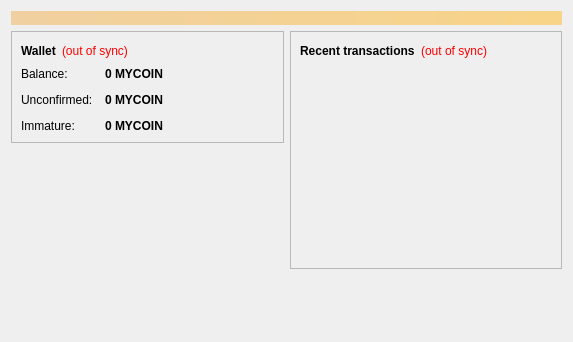
<?xml version="1.0" encoding="UTF-8"?>
<ui version="4.0">
 <class>OverviewPage</class>
 <widget class="QWidget" name="OverviewPage">
  <property name="geometry">
   <rect>
    <x>0</x>
    <y>0</y>
    <width>573</width>
    <height>342</height>
   </rect>
  </property>
  <property name="windowTitle">
   <string>Form</string>
  </property>
  <layout class="QVBoxLayout" name="topLayout">
   <item>
    <widget class="QLabel" name="labelAlerts">
     <property name="visible">
      <bool>false</bool>
     </property>
     <property name="styleSheet">
      <string notr="true">background-color: qlineargradient(x1: 0, y1: 0, x2: 1, y2: 0, stop:0 #F0D0A0, stop:1 #F8D488); color:#000000;</string>
     </property>
     <property name="wordWrap">
      <bool>true</bool>
     </property>
     <property name="margin">
      <number>3</number>
     </property>
    </widget>
   </item>
   <item>
    <layout class="QHBoxLayout" name="horizontalLayout" stretch="1,1">
     <item>
      <layout class="QVBoxLayout" name="verticalLayout_2">
       <item>
        <widget class="QFrame" name="frame">
         <property name="frameShape">
          <enum>QFrame::StyledPanel</enum>
         </property>
         <property name="frameShadow">
          <enum>QFrame::Raised</enum>
         </property>
         <layout class="QVBoxLayout" name="verticalLayout_4">
          <item>
           <layout class="QHBoxLayout" name="horizontalLayout_4">
            <item>
             <widget class="QLabel" name="label_5">
              <property name="font">
               <font>
                <weight>75</weight>
                <bold>true</bold>
               </font>
              </property>
              <property name="text">
               <string>Wallet</string>
              </property>
             </widget>
            </item>
            <item>
             <widget class="QLabel" name="labelWalletStatus">
              <property name="toolTip">
               <string>The displayed information may be out of date. Your wallet automatically synchronizes with the MalaysiaCoin network after a connection is established, but this process has not completed yet.</string>
              </property>
              <property name="styleSheet">
               <string notr="true">QLabel { color: red; }</string>
              </property>
              <property name="text">
               <string notr="true">(out of sync)</string>
              </property>
              <property name="alignment">
               <set>Qt::AlignLeading|Qt::AlignLeft|Qt::AlignVCenter</set>
              </property>
             </widget>
            </item>
            <item>
             <spacer name="horizontalSpacer_2">
              <property name="orientation">
               <enum>Qt::Horizontal</enum>
              </property>
              <property name="sizeHint" stdset="0">
               <size>
                <width>40</width>
                <height>20</height>
               </size>
              </property>
             </spacer>
            </item>
           </layout>
          </item>
          <item>
           <layout class="QFormLayout" name="formLayout_2">
            <property name="fieldGrowthPolicy">
             <enum>QFormLayout::AllNonFixedFieldsGrow</enum>
            </property>
            <property name="horizontalSpacing">
             <number>12</number>
            </property>
            <property name="verticalSpacing">
             <number>12</number>
            </property>
            <item row="0" column="0">
             <widget class="QLabel" name="label">
              <property name="text">
               <string>Balance:</string>
              </property>
             </widget>
            </item>
            <item row="0" column="1">
             <widget class="QLabel" name="labelBalance">
              <property name="font">
               <font>
                <weight>75</weight>
                <bold>true</bold>
               </font>
              </property>
              <property name="cursor">
               <cursorShape>IBeamCursor</cursorShape>
              </property>
              <property name="toolTip">
               <string>Your current balance</string>
              </property>
              <property name="text">
               <string notr="true">0 MYCOIN</string>
              </property>
              <property name="textInteractionFlags">
               <set>Qt::LinksAccessibleByMouse|Qt::TextSelectableByKeyboard|Qt::TextSelectableByMouse</set>
              </property>
             </widget>
            </item>
            <item row="1" column="0">
             <widget class="QLabel" name="label_3">
              <property name="text">
               <string>Unconfirmed:</string>
              </property>
             </widget>
            </item>
            <item row="1" column="1">
             <widget class="QLabel" name="labelUnconfirmed">
              <property name="font">
               <font>
                <weight>75</weight>
                <bold>true</bold>
               </font>
              </property>
              <property name="cursor">
               <cursorShape>IBeamCursor</cursorShape>
              </property>
              <property name="toolTip">
               <string>Total of transactions that have yet to be confirmed, and do not yet count toward the current balance</string>
              </property>
              <property name="text">
               <string notr="true">0 MYCOIN</string>
              </property>
              <property name="textInteractionFlags">
               <set>Qt::LinksAccessibleByMouse|Qt::TextSelectableByKeyboard|Qt::TextSelectableByMouse</set>
              </property>
             </widget>
            </item>
            <item row="2" column="0">
             <widget class="QLabel" name="labelImmatureText">
              <property name="text">
               <string>Immature:</string>
              </property>
             </widget>
            </item>
            <item row="2" column="1">
             <widget class="QLabel" name="labelImmature">
              <property name="font">
               <font>
                <weight>75</weight>
                <bold>true</bold>
               </font>
              </property>
              <property name="toolTip">
               <string>Mined balance that has not yet matured</string>
              </property>
              <property name="text">
               <string notr="true">0 MYCOIN</string>
              </property>
              <property name="textInteractionFlags">
               <set>Qt::LinksAccessibleByMouse|Qt::TextSelectableByKeyboard|Qt::TextSelectableByMouse</set>
              </property>
             </widget>
            </item>
           </layout>
          </item>
         </layout>
        </widget>
       </item>
       <item>
        <spacer name="verticalSpacer">
         <property name="orientation">
          <enum>Qt::Vertical</enum>
         </property>
         <property name="sizeHint" stdset="0">
          <size>
           <width>20</width>
           <height>40</height>
          </size>
         </property>
        </spacer>
       </item>
      </layout>
     </item>
     <item>
      <layout class="QVBoxLayout" name="verticalLayout_3">
       <item>
        <widget class="QFrame" name="frame_2">
         <property name="frameShape">
          <enum>QFrame::StyledPanel</enum>
         </property>
         <property name="frameShadow">
          <enum>QFrame::Raised</enum>
         </property>
         <layout class="QVBoxLayout" name="verticalLayout">
          <item>
           <layout class="QHBoxLayout" name="horizontalLayout_2">
            <item>
             <widget class="QLabel" name="label_4">
              <property name="text">
               <string>&lt;b&gt;Recent transactions&lt;/b&gt;</string>
              </property>
             </widget>
            </item>
            <item>
             <widget class="QLabel" name="labelTransactionsStatus">
              <property name="toolTip">
               <string>The displayed information may be out of date. Your wallet automatically synchronizes with the MalaysiaCoin network after a connection is established, but this process has not completed yet.</string>
              </property>
              <property name="styleSheet">
               <string notr="true">QLabel { color: red; }</string>
              </property>
              <property name="text">
               <string notr="true">(out of sync)</string>
              </property>
              <property name="alignment">
               <set>Qt::AlignRight|Qt::AlignTrailing|Qt::AlignVCenter</set>
              </property>
             </widget>
            </item>
            <item>
             <spacer name="horizontalSpacer">
              <property name="orientation">
               <enum>Qt::Horizontal</enum>
              </property>
              <property name="sizeHint" stdset="0">
               <size>
                <width>40</width>
                <height>20</height>
               </size>
              </property>
             </spacer>
            </item>
           </layout>
          </item>
          <item>
           <widget class="QListView" name="listTransactions">
            <property name="styleSheet">
             <string notr="true">QListView { background: transparent; }</string>
            </property>
            <property name="frameShape">
             <enum>QFrame::NoFrame</enum>
            </property>
            <property name="verticalScrollBarPolicy">
             <enum>Qt::ScrollBarAlwaysOff</enum>
            </property>
            <property name="horizontalScrollBarPolicy">
             <enum>Qt::ScrollBarAlwaysOff</enum>
            </property>
            <property name="selectionMode">
             <enum>QAbstractItemView::NoSelection</enum>
            </property>
           </widget>
          </item>
         </layout>
        </widget>
       </item>
       <item>
        <spacer name="verticalSpacer_2">
         <property name="orientation">
          <enum>Qt::Vertical</enum>
         </property>
         <property name="sizeHint" stdset="0">
          <size>
           <width>20</width>
           <height>40</height>
          </size>
         </property>
        </spacer>
       </item>
      </layout>
     </item>
    </layout>
   </item>
  </layout>
 </widget>
 <resources/>
 <connections/>
</ui>
